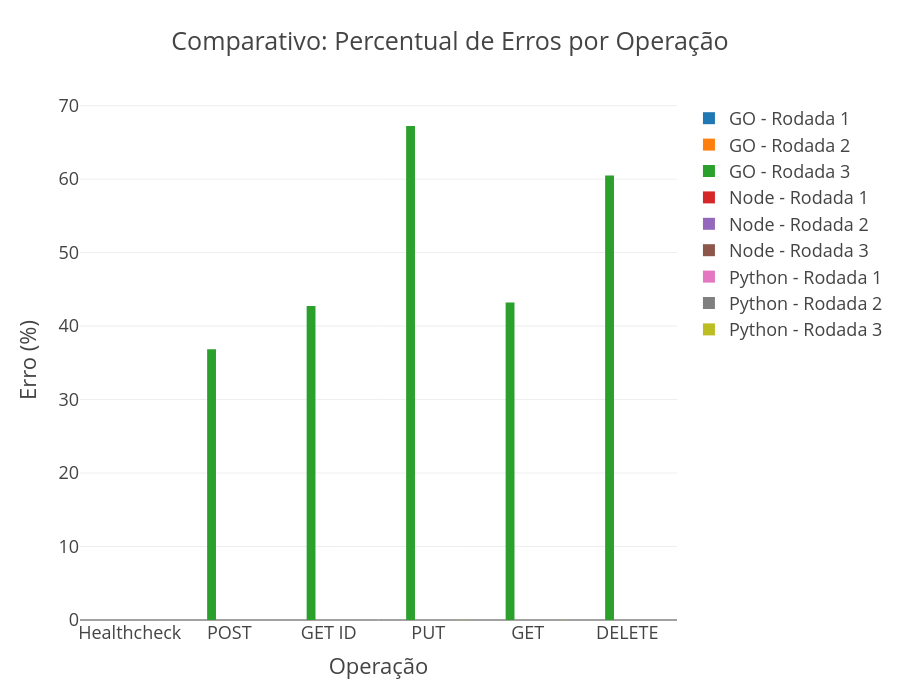

The cell this chart's notebook holds for it:
### Code cell
# Remover linha TOTAL de todos os DataFrames
for df in [summary_GO_1, summary_GO_2, summary_GO_3,
           summary_NODE_1, summary_NODE_2, summary_NODE_3,
           summary_Python_1, summary_Python_2, summary_Python_3]:
    df.drop(df[df['Label'] == 'TOTAL'].index, inplace=True)

# ================================
# Gráfico 1: Tempo médio por operação (comparativo)
# ================================
fig_avg = go.Figure()

# API GO
fig_avg.add_trace(go.Bar(x=summary_GO_1['Label'], y=summary_GO_1['Average'], name='GO - Rodada 1'))
fig_avg.add_trace(go.Bar(x=summary_GO_2['Label'], y=summary_GO_2['Average'], name='GO - Rodada 2'))
fig_avg.add_trace(go.Bar(x=summary_GO_3['Label'], y=summary_GO_3['Average'], name='GO - Rodada 3'))

# API Node
fig_avg.add_trace(go.Bar(x=summary_NODE_1['Label'], y=summary_NODE_1['Average'], name='Node - Rodada 1'))
fig_avg.add_trace(go.Bar(x=summary_NODE_2['Label'], y=summary_NODE_2['Average'], name='Node - Rodada 2'))
fig_avg.add_trace(go.Bar(x=summary_NODE_3['Label'], y=summary_NODE_3['Average'], name='Node - Rodada 3'))

# API Python
fig_avg.add_trace(go.Bar(x=summary_Python_1['Label'], y=summary_Python_1['Average'], name='Python - Rodada 1'))
fig_avg.add_trace(go.Bar(x=summary_Python_2['Label'], y=summary_Python_2['Average'], name='Python - Rodada 2'))
fig_avg.add_trace(go.Bar(x=summary_Python_3['Label'], y=summary_Python_3['Average'], name='Python - Rodada 3'))

fig_avg.update_layout(barmode='group',
                      title='Comparativo: Latência por Operação (ms)',
                      xaxis_title='Operação',
                      yaxis_title='Tempo (ms)',
                      template='presentation',
                      height=700)
# fig_avg.show(renderer="browser")

# ================================
# Gráfico 2: Throughput por operação (comparativo)
# ================================
fig_throughput = go.Figure()

# API GO
fig_throughput.add_trace(go.Scatter(x=summary_GO_1['Label'], y=summary_GO_1['Throughput'],
                                    mode='lines+markers', name='GO - Rodada 1'))
fig_throughput.add_trace(go.Scatter(x=summary_GO_2['Label'], y=summary_GO_2['Throughput'],
                                    mode='lines+markers', name='GO - Rodada 2'))
fig_throughput.add_trace(go.Scatter(x=summary_GO_3['Label'], y=summary_GO_3['Throughput'],
                                    mode='lines+markers', name='GO - Rodada 3'))

# API Node
fig_throughput.add_trace(go.Scatter(x=summary_NODE_1['Label'], y=summary_NODE_1['Throughput'],
                                    mode='lines+markers', name='Node - Rodada 1'))
fig_throughput.add_trace(go.Scatter(x=summary_NODE_2['Label'], y=summary_NODE_2['Throughput'],
                                    mode='lines+markers', name='Node - Rodada 2'))
fig_throughput.add_trace(go.Scatter(x=summary_NODE_3['Label'], y=summary_NODE_3['Throughput'],
                                    mode='lines+markers', name='Node - Rodada 3'))

# API Python
fig_throughput.add_trace(go.Scatter(x=summary_Python_1['Label'], y=summary_Python_1['Throughput'],
                                    mode='lines+markers', name='Python - Rodada 1'))
fig_throughput.add_trace(go.Scatter(x=summary_Python_2['Label'], y=summary_Python_2['Throughput'],
                                    mode='lines+markers', name='Python - Rodada 2'))
fig_throughput.add_trace(go.Scatter(x=summary_Python_3['Label'], y=summary_Python_3['Throughput'],
                                    mode='lines+markers', name='Python - Rodada 3'))

fig_throughput.update_layout(title='Comparativo: Throughput por Operação',
                             xaxis_title='Operação',
                             yaxis_title='Req/s',
                             template='presentation',
                             height=700)
# fig_throughput.show(renderer="browser")


# ================================
# Gráfico 3: Percentual de Erros por Operação
# ================================
fig_error = go.Figure()

# API GO
fig_error.add_trace(go.Bar(x=summary_GO_1['Label'],
                           y=[float(x.strip('%')) for x in summary_GO_1['Error %']],
                           name='GO - Rodada 1'))
fig_error.add_trace(go.Bar(x=summary_GO_2['Label'],
                           y=[float(x.strip('%')) for x in summary_GO_2['Error %']],
                           name='GO - Rodada 2'))
fig_error.add_trace(go.Bar(x=summary_GO_3['Label'],
                           y=[float(x.strip('%')) for x in summary_GO_3['Error %']],
                           name='GO - Rodada 3'))

# API Node
fig_error.add_trace(go.Bar(x=summary_NODE_1['Label'],
                           y=[float(x.strip('%')) for x in summary_NODE_1['Error %']],
                           name='Node - Rodada 1'))
fig_error.add_trace(go.Bar(x=summary_NODE_2['Label'],
                           y=[float(x.strip('%')) for x in summary_NODE_2['Error %']],
                           name='Node - Rodada 2'))
fig_error.add_trace(go.Bar(x=summary_NODE_3['Label'],
                           y=[float(x.strip('%')) for x in summary_NODE_3['Error %']],
                           name='Node - Rodada 3'))

# API Python
fig_error.add_trace(go.Bar(x=summary_Python_1['Label'],
                           y=[float(x.strip('%')) for x in summary_Python_1['Error %']],
                           name='Python - Rodada 1'))
fig_error.add_trace(go.Bar(x=summary_Python_2['Label'],
                           y=[float(x.strip('%')) for x in summary_Python_2['Error %']],
                           name='Python - Rodada 2'))
fig_error.add_trace(go.Bar(x=summary_Python_3['Label'],
                           y=[float(x.strip('%')) for x in summary_Python_3['Error %']],
                           name='Python - Rodada 3'))

fig_error.update_layout(barmode='group',
                        title='Comparativo: Percentual de Erros por Operação',
                        xaxis_title='Operação',
                        yaxis_title='Erro (%)',
                        template='presentation',
                        height=700)
# fig_error.show(renderer="browser")

### Figure 1 — Plotly figure (JSON) as saved in the notebook; plotly's stock layout.template omitted (floating-point values rounded to 4 significant figures)
{"data": [{"name": "GO - Rodada 1", "type": "bar", "x": ["Healthcheck", "POST", "GET ID", "PUT", "GET", "DELETE"], "y": [0, 0, 0, 0, 0, 0]}, {"name": "GO - Rodada 2", "type": "bar", "x": ["Healthcheck", "POST", "GET ID", "PUT", "GET", "DELETE"], "y": [0, 0, 0, 0, 0, 0]}, {"name": "GO - Rodada 3", "type": "bar", "x": ["Healthcheck", "POST", "GET ID", "PUT", "GET", "DELETE"], "y": [0, 36.85, 42.73, 67.23, 43.21, 60.5]}, {"name": "Node - Rodada 1", "type": "bar", "x": ["Healthcheck", "POST", "GET ID", "PUT", "GET", "DELETE"], "y": [0, 0, 0, 0, 0, 0]}, {"name": "Node - Rodada 2", "type": "bar", "x": ["Healthcheck", "POST", "GET ID", "PUT", "GET", "DELETE"], "y": [0, 0, 0, 0, 0, 0]}, {"name": "Node - Rodada 3", "type": "bar", "x": ["Healthcheck", "POST", "GET ID", "PUT", "GET", "DELETE"], "y": [0, 0, 0, 0, 0, 0]}, {"name": "Python - Rodada 1", "type": "bar", "x": ["Healthcheck", "POST", "GET ID", "PUT", "GET", "DELETE"], "y": [0, 0, 0, 0, 0, 0]}, {"name": "Python - Rodada 2", "type": "bar", "x": ["Healthcheck", "POST", "GET ID", "PUT", "GET", "DELETE"], "y": [0, 0, 0, 0, 0, 0]}, {"name": "Python - Rodada 3", "type": "bar", "x": ["Healthcheck", "POST", "GET ID", "PUT", "GET", "DELETE"], "y": [0, 0, 0, 0.03, 0.03, 0]}], "layout": {"barmode": "group", "height": 700, "title": {"text": "Comparativo: Percentual de Erros por Operação"}, "xaxis": {"title": {"text": "Operação"}}, "yaxis": {"title": {"text": "Erro (%)"}}}}
